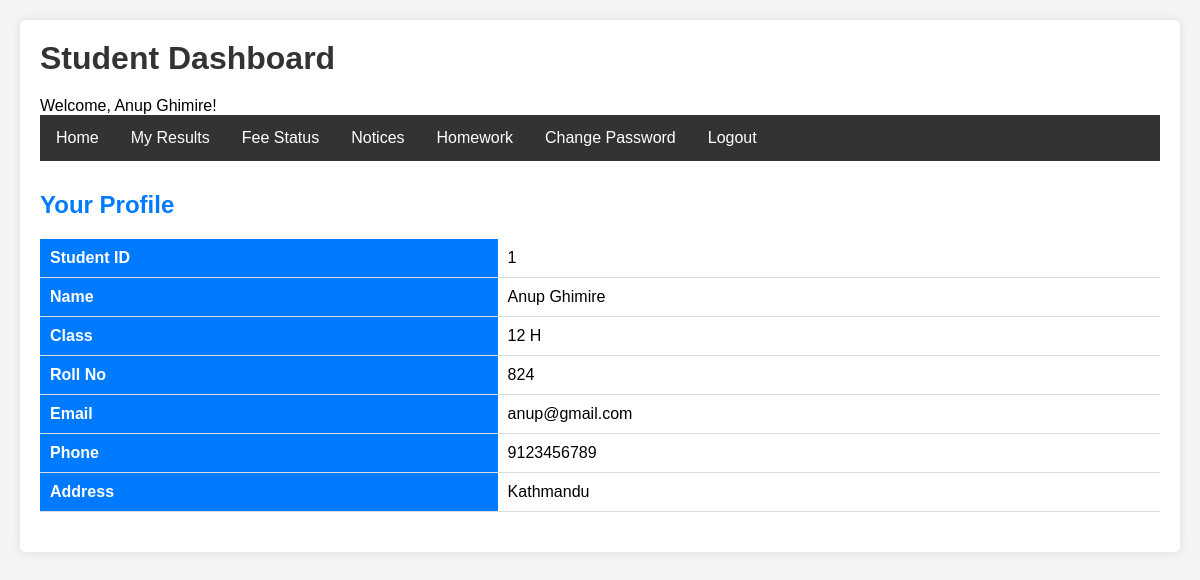
Page /student/dashboard.php (signed in) on the committed database.
### tables this page shows
CREATE TABLE `students` (
  `id` int(11) NOT NULL,
  `student_id` varchar(20) NOT NULL,
  `name` varchar(100) NOT NULL,
  `email` varchar(100) DEFAULT NULL,
  `phone` varchar(15) DEFAULT NULL,
  `class` varchar(10) NOT NULL,
  `section` varchar(5) DEFAULT NULL,
  `roll_no` int(11) DEFAULT NULL,
  `address` text DEFAULT NULL,
  `password` varchar(255) NOT NULL,
  `created_at` timestamp NOT NULL DEFAULT current_timestamp()
);

### student/dashboard.php (the view, shortened to what this page needs)
<?php
include '../config.php';
$student_id = $_SESSION['student_id'];
$student_sql = "SELECT * FROM students WHERE id = $student_id";
$student_res = mysqli_query($conn, $student_sql);
$student = mysqli_fetch_assoc($student_res);
?>
<!DOCTYPE html>
<html>
<head>
    <link rel="stylesheet" href="../css/style.css">
</head>
<body>
    <div class="container">
        <h1>Student Dashboard</h1>
        <p>Welcome, <?php echo htmlspecialchars($student['name']); ?>!</p>
        <div class="navbar">
            <a href="dashboard.php">Home</a>
            <a href="results.php">My Results</a>
            <a href="fees.php">Fee Status</a>
            <a href="notices.php">Notices</a>
            <a href="homework/view_homework.php">Homework</a>
            <a href="change_password.php">Change Password</a>
            <a href="logout.php">Logout</a>
        </div>
        <h2>Your Profile</h2>
        <table>
            <tr><th>Student ID</th><td><?php echo $student['student_id']; ?></td></tr>
            <tr><th>Name</th><td><?php echo $student['name']; ?></td></tr>
            <tr><th>Class</th><td><?php echo $student['class'] . ' ' . $student['section']; ?></td></tr>
            <tr><th>Roll No</th><td><?php echo $student['roll_no']; ?></td></tr>
            <tr><th>Email</th><td><?php echo $student['email']; ?></td></tr>
            <tr><th>Phone</th><td><?php echo $student['phone']; ?></td></tr>
            <tr><th>Address</th><td><?php echo $student['address']; ?></td></tr>
        </table>
    </div>
</body>
</html>

### css/style.css (style rules this page uses)
* { margin: 0; padding: 0; box-sizing: border-box; }
body { font-family: Arial, sans-serif; background: #f4f4f4; padding: 20px; }
.container { max-width: 1200px; margin: 0 auto; background: white; padding: 20px; border-radius: 5px; box-shadow: 0 0 10px rgba(0,0,0,0.1); }
h1, h2, h3 { color: #333; margin-bottom: 20px; }
table { width: 100%; border-collapse: collapse; margin: 20px 0; }
th, td { padding: 10px; text-align: left; border-bottom: 1px solid #ddd; }
th { background: #007bff; color: white; }
a { color: #007bff; text-decoration: none; }
.navbar { background: #333; overflow: hidden; margin-bottom: 20px; }
.navbar a { float: left; display: block; color: white; text-align: center; padding: 14px 16px; text-decoration: none; }
h2 { color: #007bff; margin-top: 30px; }

### rows in the picture
students: name "Anup Ghimire", student "1", class "12", section "H", roll_no "824", email "anup@gmail.com", phone "9123456789", address "Kathmandu"
